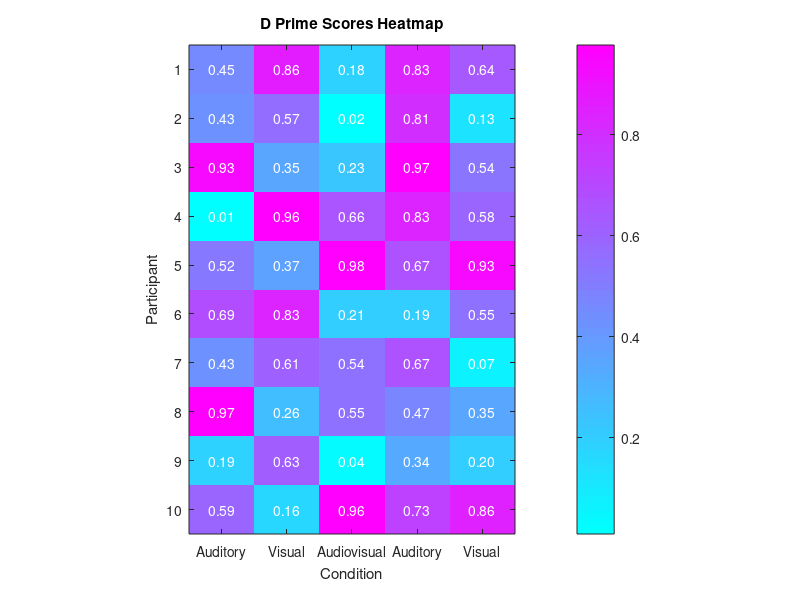

MATLAB code for this plot:
% Assuming your data is stored in d_prime_matrix (10x3)
d_prime_matrix = rand(10, 5);  % Example data, replace with your actual matrix

% Create a heatmap
figure;  % Create a new figure
imagesc(d_prime_matrix);  % Create the heatmap
colormap('cool');  % Choose a colormap, e.g., 'hot', 'jet', etc.
colorbar;  % Add a colorbar to show the mapping of data values to colors

% Add labels and titles
xlabel('Condition');
ylabel('Participant');
title('D Prime Scores Heatmap');
set(gca, 'XTick', 1:6, 'XTickLabel', {'Auditory', 'Visual', 'Audiovisual'});
set(gca, 'YTick', 1:10, 'YTickLabel', arrayfun(@num2str, 1:10, 'UniformOutput', false));

% Optionally, adjust the aspect ratio
pbaspect([1 1.5 1]);  % Adjust aspect ratio as needed

% Display the values on the heatmap
[numParticipants, numConditions] = size(d_prime_matrix);
for i = 1:numParticipants
    for j = 1:numConditions
        text(j, i, num2str(d_prime_matrix(i, j), '%0.2f'), ...
             'HorizontalAlignment', 'center', ...
             'Color', 'white');
    end
end

